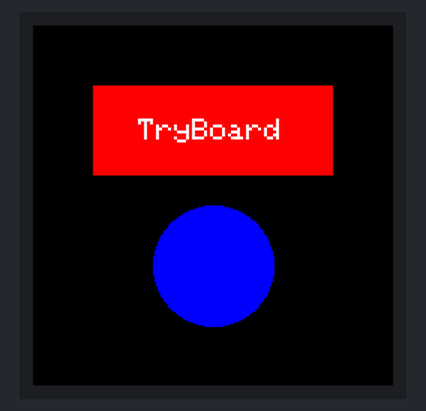
Recording of a sketch running on a simulated ESP32. Parts: 240×240 colour display. What the sketch prints to the serial monitor is not drawn.

Above: at 0.4 s.

The sketch:

lib-tft-espi.ino
```cpp
// (licence header left out)
#include <SPI.h>
#include <TFT_eSPI.h>

TFT_eSPI tft;

void setup() {
  Serial.begin(115200);
  delay(100);
  tft.init();
  Serial.printf("tft_espi %dx%d\n", tft.width(), tft.height());
  tft.fillScreen(TFT_BLACK);
  tft.fillRect(40, 40, 160, 60, TFT_RED);
  tft.fillCircle(120, 160, 40, TFT_BLUE);
  tft.setTextColor(TFT_WHITE, TFT_RED);
  tft.setTextSize(2);
  tft.drawString("TryBoard", 70, 62);
  Serial.println("tft_espi drawn");
  Serial.println("TRYBOARD_OK lib-tft-espi");
}

void loop() { delay(1000); }
```
